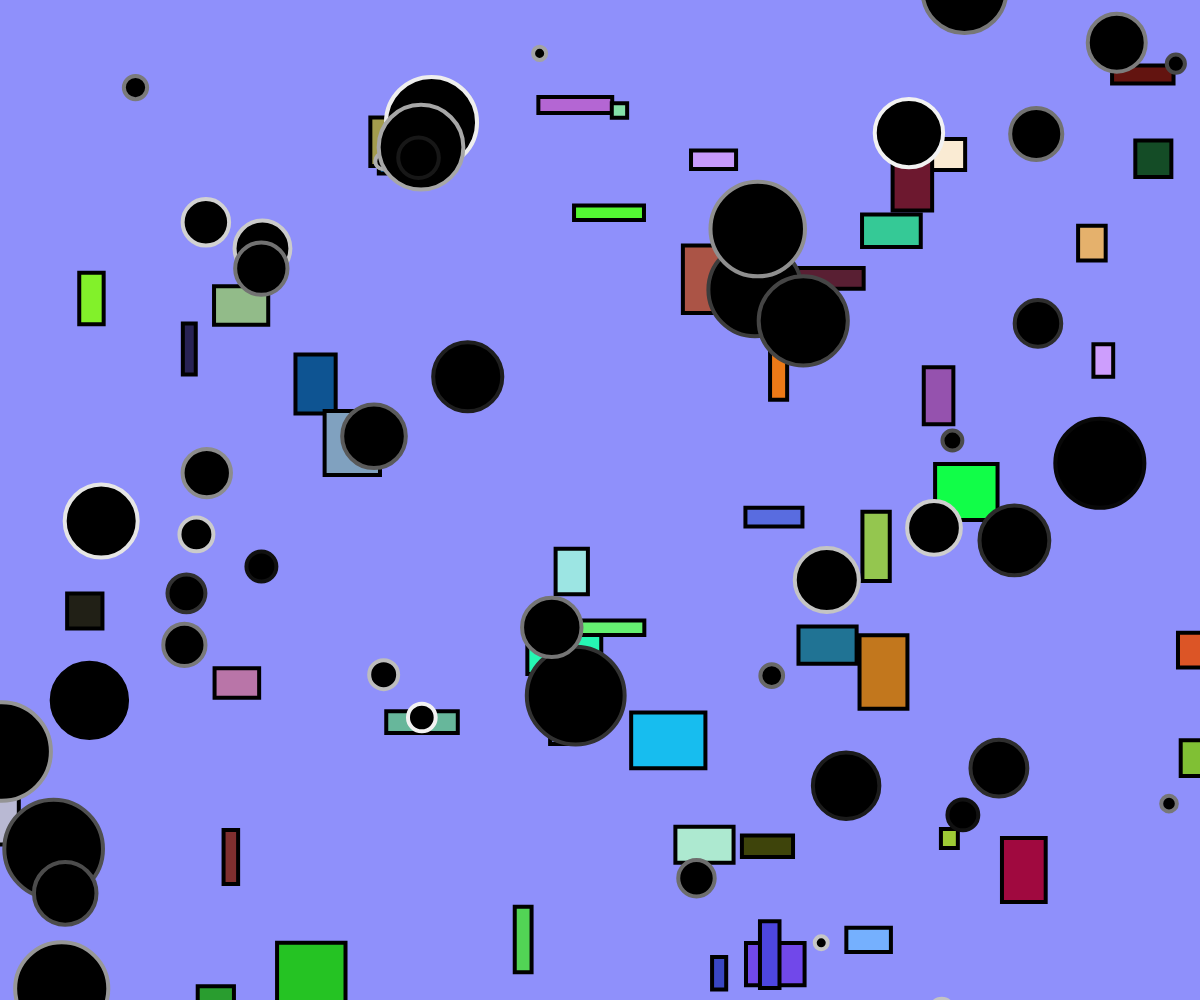
Frame 1 (no input)
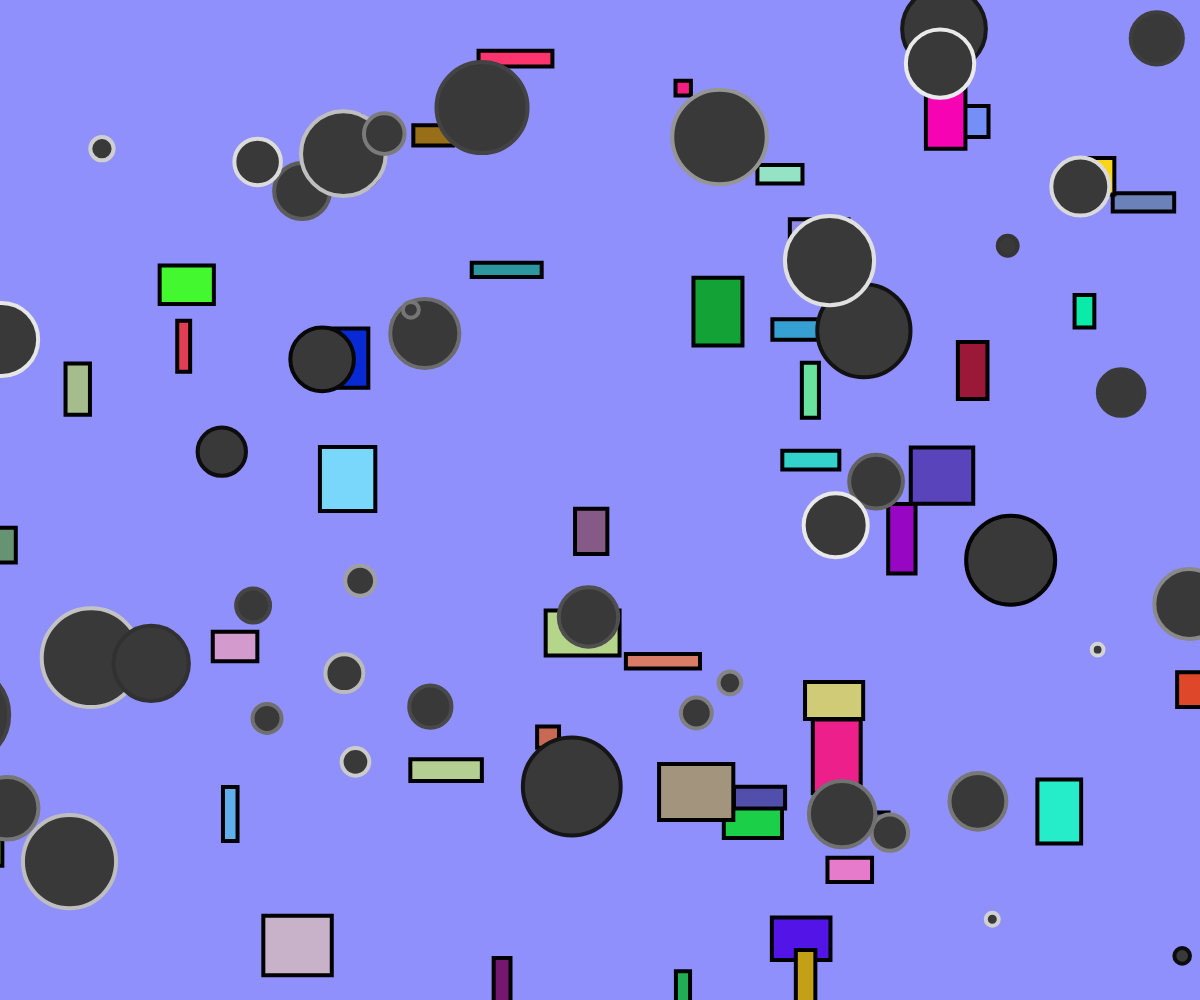
Frame 60 (no input)
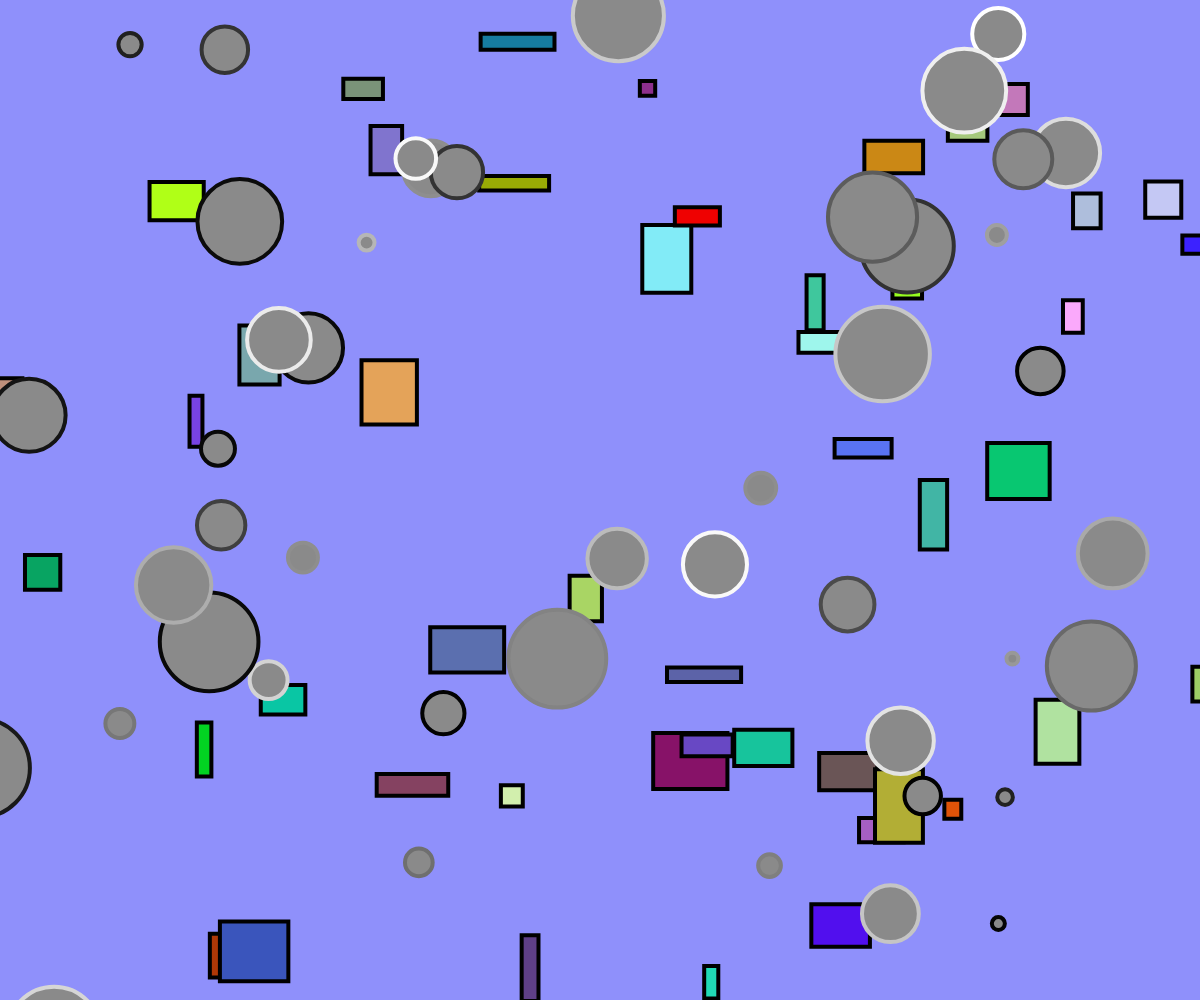
Frame 120 (the mouse pressed at the canvas centre since frame 60)

The p5.js sketch that drew these frames (run headless with seeded random() and noise() and a simulated clock; from frame 60 on, the mouse is pressed at the canvas centre):

// p5.js sketch
// ── sketch.js
//creating the arrays
let squares = [];
let circles = [];
let ballColor = 0;

//create a canvas the size of the window
//add for function for squares
//add for function for circles
function setup() {
    createCanvas( windowWidth, windowHeight );
    for (let i = 0; i < 50; i++) {
      let x = random(width);
      let y = random(height);
      let w = random(10, 75);
      let h = random(10, 75);
      squares[i] = new Square( x, y, w, h );

    for (let i = 0; i < 50; i++) {
      let a = random(width);
      let b = random(height);
      let c = random(5, 50);
      circles[i] = new Circle( a, b, c );
    }//end of circle one
  }//end of square one
} //end of the setup function

function draw(){
    background( 'rgb(143, 144, 251)' );
    for ( let i = 0; i < squares.length; i++ ){
      squares[i].move();
      squares[i].show();
  } //end of for function
    for ( let i = 0; i < circles.length; i++ ){
      circles[i].move();
      circles[i].show();
    }//end of for function
} //end of the draw function


class Square{
  //x=x coordinate, y= ycoordinate, w= width h= height
    constructor( x, y, w, h ) {
        this.x = x;
        this.y = y;
        this.w = w;
        this.h = h;
    } //end of constructor

    move() {
        this.x = this.x + random(-10, 10);
        this.y = this.y + random(-10, 10);
    } //end of move

    show() {
      stroke('black');
      strokeWeight(4);
      fill( random(255), random(255), random(255));
      rect( this.x, this.y, this.w, this.h );

    } //end of show
} //end of class

class Circle {
  constructor(a, b, c){
    this.a = a;
    this.b = b;
    this.c = c;
  }//end of constructor

  move() {
    this.a = this.a + random(-20, 20);
    this.b = this.b + random(-20, 20);
  }//end of move

  show() {
    if (frameCount % 25 == 0){
      ballColor = random(255)
    }
    stroke(random(255));
    strokeWeight(4);
    fill(ballColor)
    // noFill();
    ellipse(this.a, this.b, this.c * 2);
  }//end of show
}//end of Circle class
